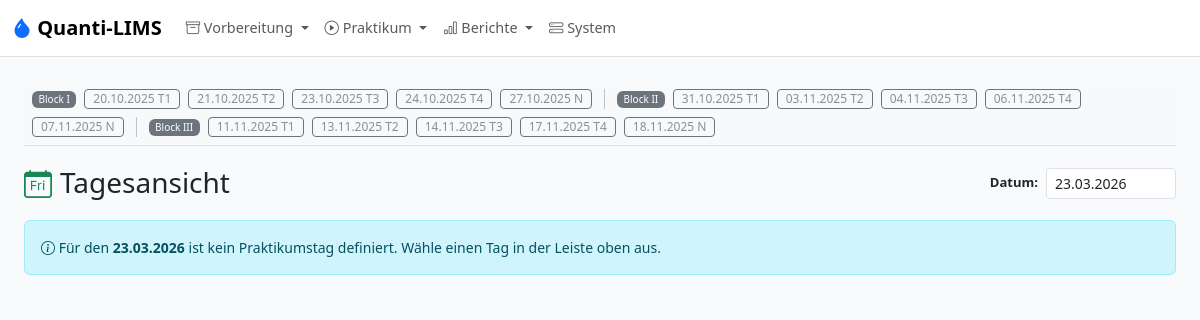
/praktikum/, run on the app's committed database.
### models.py (models this page shows, shortened)
class PracticalDay(db.Model):
    __tablename__ = "practical_day"
    id = db.Column(db.Integer, primary_key=True)
    semester_id = db.Column(db.Integer, db.ForeignKey("semester.id"), nullable=False)
    block_id = db.Column(db.Integer, db.ForeignKey("block.id"), nullable=False)
    date = db.Column(db.String(20), nullable=False)
    day_type = db.Column(PRACTICAL_DAY_TYPE_ENUM, nullable=False, default="normal")
    block_day_number = db.Column(db.Integer, nullable=True)  # 1–4 for normal days; NULL for Nachkochtag
    notes = db.Column(db.Text)
    semester = db.relationship("Semester", backref="practical_days")
    block = db.relationship("Block", backref="practical_days")
    group_rotations = db.relationship("GroupRotation", back_populates="practical_day",
                                      cascade="all, delete-orphan")
    duty_assignments = db.relationship("DutyAssignment", back_populates="practical_day",
                                       cascade="all, delete-orphan")
    __table_args__ = (
        db.UniqueConstraint("semester_id", "date"),
    )

class Block(db.Model):
    __tablename__ = "block"
    id = db.Column(db.Integer, primary_key=True)
    code = db.Column(db.String(10), unique=True, nullable=False)
    name = db.Column(db.String(120), nullable=False)
    max_days = db.Column(db.Integer, nullable=True)  # Orientation value; not a hard constraint
    analyses = db.relationship("Analysis", back_populates="block", order_by="Analysis.ordinal")
    colloquiums = db.relationship("Colloquium", back_populates="block")

### app.py (the view, shortened to what this page needs)
    @app.route("/praktikum/")
    def praktikum_tagesansicht():
        from datetime import date as _date
        from praktikum import resolve_student_slots, suggest_rotation, GROUP_CODES
        import json
        today_str = _date.today().isoformat()
        date_str = request.args.get("date") or today_str
        semester = Semester.query.filter_by(is_active=True).order_by(Semester.id.desc()).first()
        all_days = (
            PracticalDay.query
            .filter_by(semester_id=semester.id)
            .order_by(PracticalDay.date)
            .all()
        ) if semester else []
        practical_day = (
            PracticalDay.query.filter_by(semester_id=semester.id, date=date_str).first()
            if semester else None
        )
        slots = resolve_student_slots(practical_day, semester) if practical_day else []
        block_analyses = []
        suggested_rotation = {}
        suggested_rotation_json = "{}"
        return render_template(
            "praktikum/tagesansicht.html",
            practical_day=practical_day,
            semester=semester,
            slots=slots,
            selected_date=date_str,
            today_str=today_str,
            all_days=all_days,
            block_analyses=block_analyses,
            suggested_rotation=suggested_rotation,
            suggested_rotation_json=suggested_rotation_json,
        )

### templates/praktikum/tagesansicht.html (shortened to what this page needs)
{% extends "base.html" %}
{% macro fmt_date(iso) %}{% set _p = iso.split('-') %}{{ _p[2] }}.{{ _p[1] }}.{{ _p[0] }}{% endmacro %}
{% block content %}
<div class="d-flex align-items-center gap-2 flex-wrap px-2 py-2 mb-0 border-bottom bg-body-tertiary"
     style="position:sticky;top:0;z-index:100;">
  {% set ns = namespace(current_block_id=None) %}
  {% for day in all_days %}
    {% if day.block_id != ns.current_block_id %}
      <span class="badge text-bg-secondary" style="font-size:10px;">Block {{ day.block.code }}</span>
      {% set ns.current_block_id = day.block_id %}
    {% endif %}
    {% set chip_class = "btn btn-sm py-0 px-2 " %}
    {% if day.date == selected_date %}
      {% set chip_class = chip_class ~ "btn-success fw-bold" %}
    {% elif day.date < today_str %}
      {% set chip_class = chip_class ~ "btn-outline-secondary text-body-tertiary" %}
    {% else %}
      {% set chip_class = chip_class ~ "btn-outline-success" %}
    {% endif %}
    {% set chip_label = fmt_date(day.date) ~ " T" ~ day.block_day_number if day.day_type == "normal" else fmt_date(day.date) ~ " N" %}
    <a href="{{ url_for('praktikum_tagesansicht', date=day.date) }}"
       class="{{ chip_class }}" style="font-size:12px;">{{ chip_label }}</a>
  {% endfor %}
</div>
<div class="d-flex align-items-center gap-3 mb-3 flex-wrap mt-3">
  <div class="d-flex align-items-center gap-2">
    <i class="bi bi-calendar-day fs-3 text-success"></i>
    <h1 class="h3 mb-0">Tagesansicht</h1>
  </div>
  <form method="get" class="d-flex align-items-center gap-2 ms-auto" id="tagesansicht-date-form">
    <label class="form-label mb-0 fw-semibold">Datum:</label>
    <input type="text" class="form-control form-control-sm flatpickr-date-nav" id="date-display"
           value="{{ fmt_date(selected_date) }}" style="width:130px">
  </form>
</div>
{% if not semester %}
<div class="alert alert-warning">
  <i class="bi bi-exclamation-triangle"></i>
  Kein aktives Semester gefunden. Bitte zuerst ein Semester aktivieren.
</div>
{% elif not practical_day %}
<div class="alert alert-info">
  <i class="bi bi-info-circle"></i>
  Für den <strong>{{ fmt_date(selected_date) }}</strong> ist kein Praktikumstag definiert.
  Wähle einen Tag in der Leiste oben aus.
</div>
{% endif %}
{% endblock %}

### static/style.css (style rules this page uses)
:root { --ql-primary: #2563eb; --ql-bg: #f8fafc; }
body { background: var(--ql-bg); font-size: 0.9rem; }
.badge { font-weight: 500; }
.alert { font-size: 0.875rem; }
.form-label { font-weight: 500; font-size: 0.8125rem; margin-bottom: 0.25rem; }

### data on the page
PracticalDay: block.code "I", _p "20", _p "10", _p "2025", chip_label "T1"
PracticalDay: _p "21", _p "10", _p "2025", chip_label "T2"
PracticalDay: _p "23", _p "10", _p "2025", chip_label "T3"
PracticalDay: _p "24", _p "10", _p "2025", chip_label "T4"
PracticalDay: _p "27", _p "10", _p "2025", chip_label "N"
PracticalDay: block.code "II", _p "31", _p "10", _p "2025", chip_label "T1"
PracticalDay: _p "03", _p "11", _p "2025", chip_label "T2"
PracticalDay: _p "04", _p "11", _p "2025", chip_label "T3"
PracticalDay: _p "06", _p "11", _p "2025", chip_label "T4"
PracticalDay: _p "07", _p "11", _p "2025", chip_label "N"
PracticalDay: block.code "III", id "11", _p "2025", chip_label "T1"
PracticalDay: _p "13", _p "11", _p "2025", chip_label "T2"
PracticalDay: _p "14", _p "11", _p "2025", chip_label "T3"
PracticalDay: _p "17", _p "11", _p "2025", chip_label "T4"
PracticalDay: _p "18", _p "11", _p "2025", chip_label "N"

### other printed values
{{ _p[2] }} "23"
{{ _p[1] }} "03"
{{ _p[0] }} "2026"
